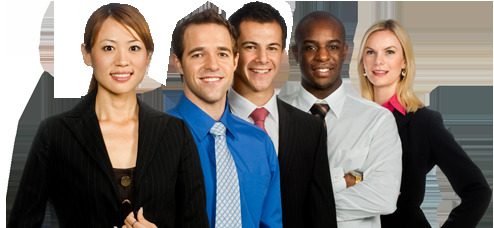
#> input picture face_detection/test-data/test5.jpg, 494 x 228 px; its folder holds 5 pictures in this run
$ python detection_only.py
#> lines starting #> are read from the running program, lines starting #| are printed output that depends on the picture; after the words box and inside, x2 and y2 are one past the last pixel; in counts of white or black regions, pixels touching at a corner belong together
import cv2
import os
import numpy as np


TEST_FOLDER = os.path.join(os.getcwd(), 'test-data')
CASCADES = os.path.join(os.getcwd(), 'opencv-files')


def detect_face(img):
    # Classifier to recognize face
#> called with img = 'test5.jpg'
    face_classifier = cv2.CascadeClassifier(os.path.join(CASCADES, 'haarcascade_frontalface_default.xml'))
    # Loading image
    img = cv2.imread(os.path.join(TEST_FOLDER, img))
#> img is the input picture: shape (228, 494, 3); mean B, G, R 111.6, 115.7, 121.4
    # Converting image to gray
    gray = cv2.cvtColor(img, cv2.COLOR_BGR2GRAY)
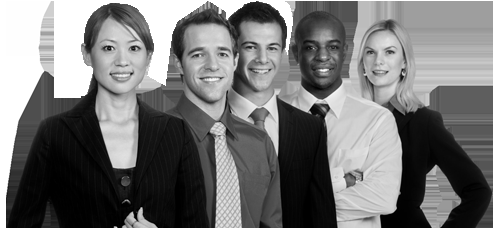
#> gray: shape (228, 494); min 0, max 255, mean 116.9
    # Detecting faces on image with grayscale
    faces = face_classifier.detectMultiScale(gray, 1.3, 5)
#> faces = [[293, 25, 59, 59], [234, 25, 57, 57], [353, 31, 56, 56], [88, 24, 66, 66], [177, 28, 67, 67]]
    # If faces then...
    if faces is not None:
        for (x,y,w,h) in faces:
            cv2.rectangle(img,(x,y),(x+w,y+h),(255,0,0),2)
            cv2.putText(img, '<Rosto da pessoa', (x+w+10, y+h//2), cv2.FONT_HERSHEY_SIMPLEX, .70, (255, 255, 255))
#> this loop made 5 passes
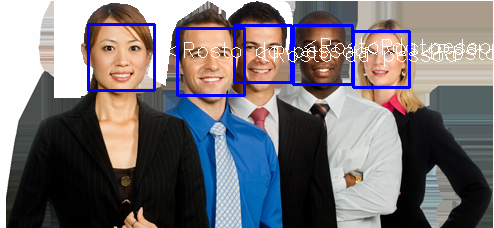
#> img: shape (228, 494, 3); 4.33% of pixels changed, all inside (x1, y1, x2, y2) = (87, 23, 493, 97)

    # Show image
    cv2.imshow('image', img)
    cv2.waitKey(0)
    cv2.destroyAllWindows()

detect_face('test5.jpg')
